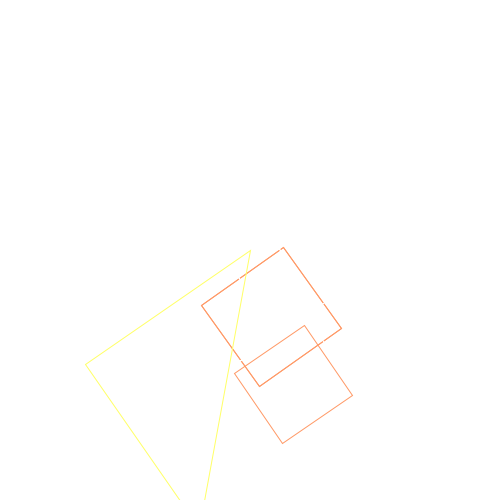
Frame 1 (no input)
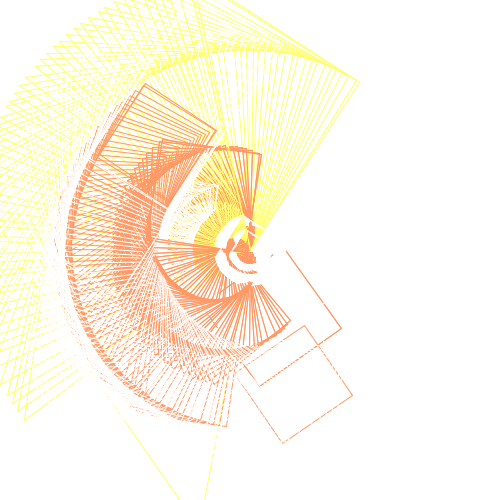
Frame 60 (the mouse pressed at the canvas centre just before this capture)
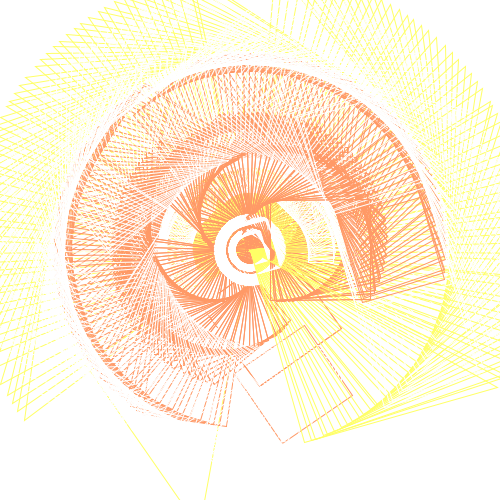
Frame 120 (the mouse held since frame 60 and released just before this capture)

The Processing sketch that drew these frames (run headless with seeded random() and noise(); from frame 60 on, the mouse is pressed at the canvas centre):

// Processing sketch: processing_142733
// ── processing_142733.pde

void setup()
{
  size(500, 500);
  background(255);
}

void draw()
{
  //background(255);
  
  noFill();
  stroke(#FFFFFF);
 
  translate(width/2, height/2);
  rotate(millis()/500.0);
  
  pushMatrix();
  translate (50, 50);
  rectMode(CENTER);
  rotate(millis()/500.0);
  rect(0, 0, 25, 25);
  stroke(#FF9966);
  rect(0, 0, 100, 100);
  rect(0, 0, 100, 100);
  popMatrix();

  pushMatrix();
  translate (100, 100);
  rotate(second()/100.0);
  rect(0, 0, 85, 85);
  stroke(#FFFFFF);
  rect(0, 0, 100, 100);
  rect(0, 0, 100, 300);
  popMatrix();
  
  pushMatrix();
  rectMode(CENTER);
  rotate(second()/100.0);
  rect(0, 0, 50, 50);
  stroke(#FFFFFF);
  rect(0, 0, 30, 30);
  popMatrix();
  
  pushMatrix();
  rotate(second()/100.0);
  rect(0, 0, 50, 50);
  stroke(#FFFF66);
  triangle(0, 0, 0, 200, 200, 200);
  popMatrix();
}
